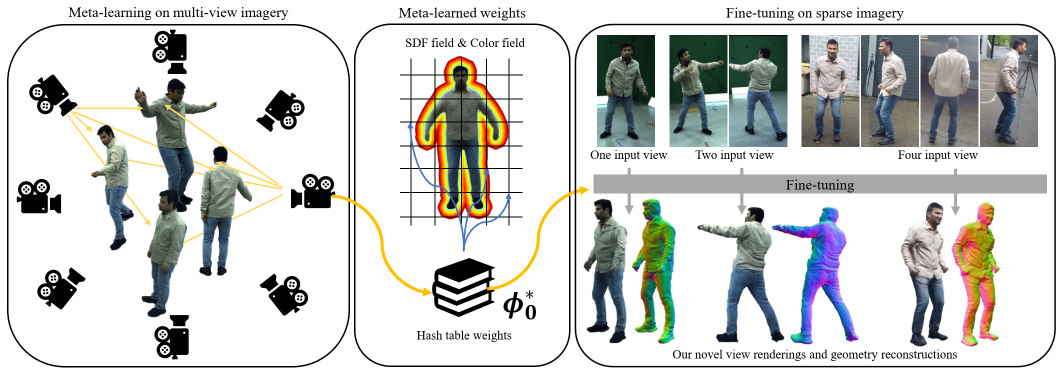
#> input picture assets/teaser.png, 2127 x 744 px (shown at 1/2 size)
$ python -i omni_tools.py   (imports and definitions only)   (older library calls are emulated)
#> lines starting #> are read from the running program, lines starting #| are printed output that depends on the picture; after the words box and inside, x2 and y2 are one past the last pixel; in counts of white or black regions, pixels touching at a corner belong together
"""
@Author: Guoxing Sun
@Email: gsun@mpi-inf.mpg.de
@Date: 2022-12-25
"""

import sys
import os
import cv2
import numpy as np
from sys import platform
from matplotlib import pyplot as plt
import logging
import time
import datetime

# if platform == "win32" or platform=="win64":
import torch
to_cpu = lambda tensor: tensor.detach().cpu().numpy()
to_tensor = lambda numpy: torch.Tensor(numpy)
to_tensorFloat = lambda numpy: torch.Tensor(numpy).float()

# import smplx
import json
import shutil

# [6 lines left out: function copyFile, not called in this run]

def saveNpy(path, data):
    np.save(path, data)

def saveJson(path, data):
    with open(path, 'w') as f:
        json.dump(data, f, indent=4)


# [26 lines left out: functions addText, grad_require, not called in this run]

def get_eta_str(cur_iter, total_iter, time_per_iter):
    eta = time_per_iter * (total_iter - cur_iter - 1)
    return str(datetime.timedelta(seconds=round(eta)))

# [78 lines left out: functions makePath, makeSquareImg, resizeImg, checkPlatformDir, not called in this run]

def mask_to_rect(image, output=None):
    ret,thresh = cv2.threshold(image, 0, 1, 0)
    if (int(cv2.__version__[0]) > 3):
        contours, hierarchy = cv2.findContours(thresh.astype(np.uint8), cv2.RETR_EXTERNAL, cv2.CHAIN_APPROX_NONE)
    else:
        im2, contours, hierarchy = cv2.findContours(thresh.astype(np.uint8), cv2.RETR_EXTERNAL, cv2.CHAIN_APPROX_NONE)
    # Getting the biggest contour
    if len(contours) != 0:
        # draw in blue the contours that were founded
        if not output is None:
            cv2.drawContours(output, contours, -1, 255, 3)
        # find the biggest countour (c) by the area
        c = max(contours, key = cv2.contourArea)
        x,y,w,h = cv2.boundingRect(c)
    return [x, y, w, h]

# [55 lines left out: functions filter_mask, get_palette, image_grid, not called in this run]


FORMAT_DICTS={
    'tm': "%(asctime)s: %(message)s",
    'tlm': "%(asctime)s: [%(filename)s:%(funcName)s:%(lineno)d] %(message)s",
    'lm': "[%(filename)s:%(funcName)s:%(lineno)d] %(message)s",
    'm': "%(message)s",
}
# FORMAT = "%(asctime)s [%(filename)s:%(funcName)s:%(lineno)d] %(message)s"

# [41 lines left out: functions setup_logger, clip_min, not called in this run]

>>> import cv2
>>> picture = cv2.imread('../assets/teaser.png', cv2.IMREAD_GRAYSCALE)
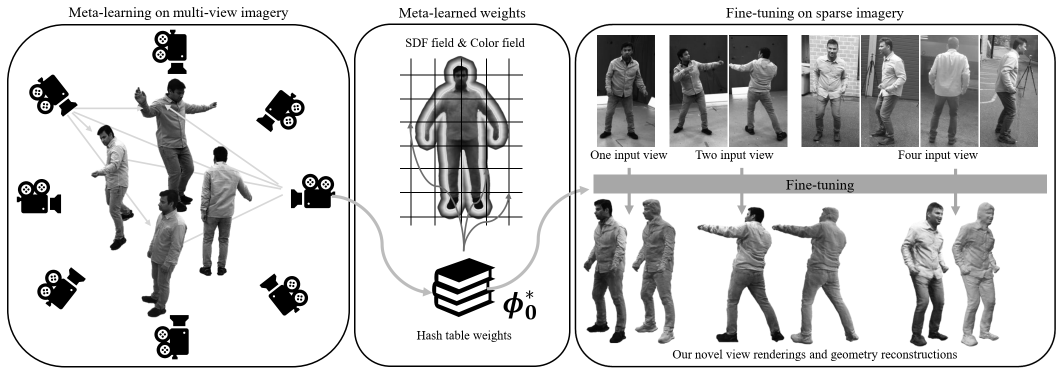
#> picture: shape (744, 2127) (shown at 1/2 size); min 0, max 255, mean 206.6
>>> result = mask_to_rect(picture)
#> in mask_to_rect, `ret,thresh = cv2.threshold(image, 0, 1, 0)`:
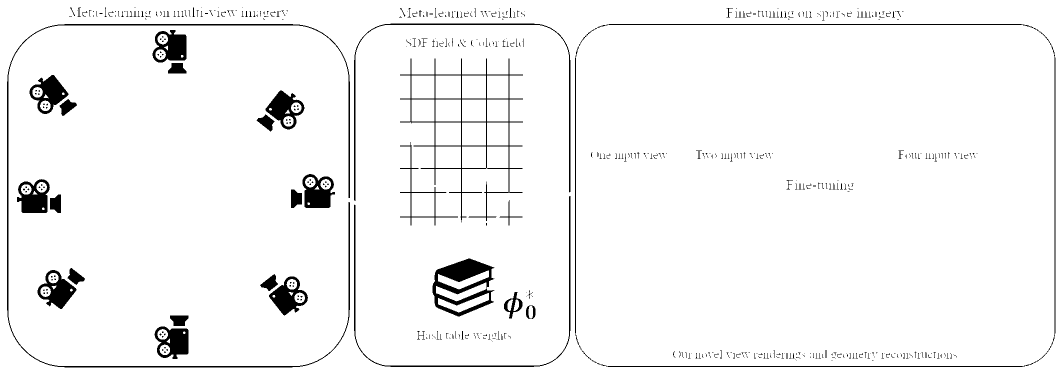
#> thresh: shape (744, 2127) (shown at 1/2 size); values 0 (black) and 1 (white), 95.9% white; 533 black regions (421 under 20 px)
#> in mask_to_rect, `contours, hierarchy = cv2.findContours(thresh.astype(np.uint8), cv2.RE..`: contours = 1 contour; box (x1, y1, x2, y2) and area: (0, 0, 2127, 744) 1579618
#> in mask_to_rect, `c = max(contours, key = cv2.contourArea)`: c = contour of 5738 points, box (x1, y1, x2, y2) (0, 0, 2127, 744), area 1579618
#> in mask_to_rect, `x,y,w,h = cv2.boundingRect(c)`: x = 0; w = 2127; h = 744
#> result = [0, 0, 2127, 744]
